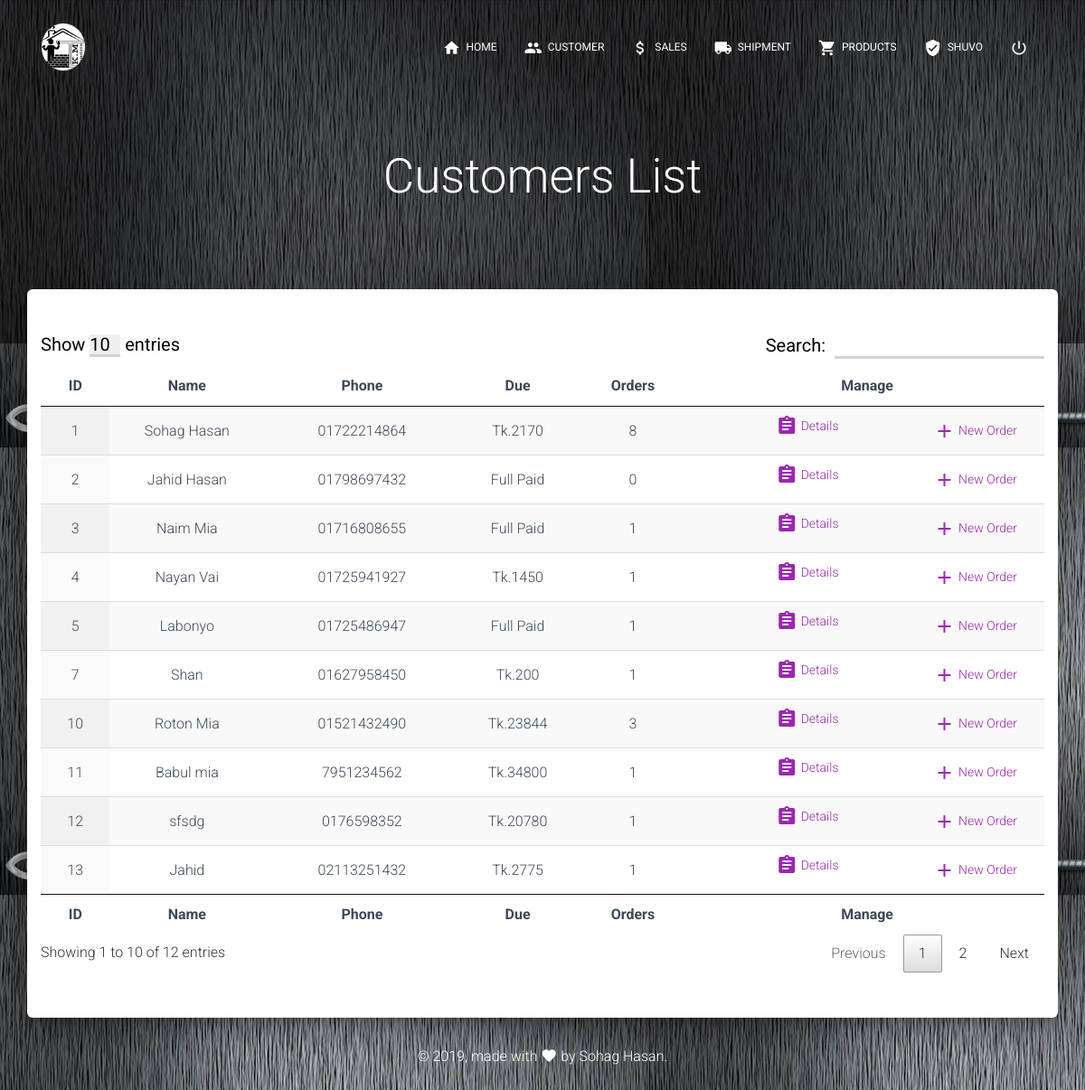
Page /customer.php (signed in) on the committed database.
### tables this page shows
CREATE TABLE `customer_details` (
  `customer_id` int(11) NOT NULL,
  `customer_name` varchar(200) NOT NULL,
  `customer_phone` varchar(16) NOT NULL,
  `customer_address` varchar(500) NOT NULL,
  `customer_datetime` varchar(100) NOT NULL,
  `total_due` int(11) NOT NULL
);

CREATE TABLE `invoice` (
  `invoice_id` int(11) NOT NULL,
  `customer_id` int(11) NOT NULL,
  `invoice_datetime` varchar(200) NOT NULL,
  `invoice_total` int(11) NOT NULL,
  `invoice_discount` int(11) NOT NULL,
  `invoice_paid` int(11) NOT NULL,
  `order_placed` int(11) NOT NULL
);

### class/PageContent.php (called while the page is built, shortened)
<?php
	class PageContent{
		public function get_header(){
			require_once('includes/header.php');
		}
		public function get_content($content){
			include_once($content.'.php');
		}
		public function get_footer(){
			require_once('includes/footer.php');
		}
	}
?>

### customer.php (called while the page is built, shortened)
<?php session_start();
  require_once('functions/function.php');
  $oPageContent->get_header();
  $oPageContent->get_content('customer/customer_list');
  $oPageContent->get_footer();
 ?>

### class/Database.php (called while the page is built, shortened)
<?php
	class Database{
		function fquery($sql){
			$servername = "localhost";
			$username = "makor4sha_root";
            $password = "adgjmptw440";
            $dbname = "makor4sha_kmtraders";
			$conn = new mysqli($servername, $username, $password, $dbname);
    		return $conn->query($sql);
		}
	}
?>

### customer/customer_list.php (the view)
<?php
$oDatabase= new Database();
$sql = "SELECT * FROM customer_details WHERE customer_phone";
$result = $oDatabase->fquery($sql);
if ($result->num_rows === 0) {
  header('Location: index.php');
}else {
 ?>
  <div class="page-header header-filter" data-parallax="true" >
    <div class="container">
      <div class="row">
        <div class="col-md-12 text-center">
          <div class="brand">
            <h1>Customers List</h1>
          </div>
        </div>
      </div>
    </div>
  </div>
  <div class="main main-raised">
    <div class="profile-content">
      <div class="container">
        <div class="row">
          <div class="col-md-12 text-center">
            <div class="space-50"></div>
            <table id="myTable" class="display">
              <thead>
                  <tr>
                      <th>ID</th>
                      <th>Name</th>
                      <th>Phone</th>
                      <th>Due</th>
                      <th>Orders</th>
                      <th>Manage</th>
                  </tr>
              </thead>
              <tfoot>
                  <tr>
                    <th>ID</th>
                    <th>Name</th>
                    <th>Phone</th>
                    <th>Due</th>
                    <th>Orders</th>
                    <th>Manage</th>
                  </tr>
              </tfoot>
              <tbody>
                <?php
                while($row = $result->fetch_assoc()) {
                  $due = 0;
                  $isql = "SELECT * FROM invoice WHERE customer_id ='$row[customer_id]'";
                  $iresult = $oDatabase->fquery($isql);
                  $torder = 0;
                  while($irow = $iresult->fetch_assoc()) {
                    $torder++;
                    $due = $due + $irow['invoice_total'] - $irow['invoice_paid'];
                  }
                 ?>
                  <tr>
                      <td><?php echo $row["customer_id"]; ?></td>
                      <td><?php echo $row["customer_name"]; ?></td>
                      <td><?php echo $row["customer_phone"]; ?></td>
                      <td><?php if ($due <=0) {
                        echo "Full Paid";
                      }else{ echo 'Tk.'.$due; } ?></td>
                      <td><?php echo $torder; ?></td>
                      <td>
                        <a href="customer_details.php?phone=<?php echo $row["customer_phone"]; ?>" class="btn-sm" >
                          <i class="material-icons">assignment</i> Details
                        </a>
                        <a href="new_order.php?phone=<?php echo $row["customer_phone"]; ?>" class="float-right btn-sm" >
                          <i class="material-icons">add</i> New Order
                        </a>
                      </td>
                  </tr>
                  <?php }
                    }
               ?>
              </tbody>
          </table>
          </div>
        </div>
        <div class="space-50"></div>
      </div>
    </div>
  </div>

### includes/header.php (shortened to what this page needs)
<!DOCTYPE html>
<html lang="en">
<head>
  <link rel="stylesheet" href="https://maxcdn.bootstrapcdn.com/font-awesome/latest/css/font-awesome.min.css">
  <link href="./assets/css/material-kit.css?v=2.0.4" rel="stylesheet" />
  <link href="./assets/demo/demo.css" rel="stylesheet" />
  <link href="./assets/css/jquery.dataTables.min.css" rel="stylesheet" />
  <link href="./assets/css/custom.css" rel="stylesheet" />
</head>
<body class="profile-page sidebar-collapse" style="background-image: url('./assets/img/bg2.jpg');">
  <nav class="navbar navbar-transparent navbar-color-on-scroll fixed-top navbar-expand-lg" color-on-scroll="100" id="sectionsNav">
    <div class="container">
      <div class="navbar-translate">
        <div class="logo-container">
	         <div class="logo">
	            <a href="index.php"> <img src="assets/img/logoonwhite.png"></a>
	          </div>
				</div>
      </div>
      <div class="collapse navbar-collapse">
        <ul class="navbar-nav ml-auto">
          <li class="nav-item">
            <a href="index.php" class="nav-link" rel="tooltip" title="" data-placement="bottom"   data-original-title="Go to Home page">
              <i class="material-icons">home</i> Home
            </a>
          </li>
          <li class="nav-item">
            <a href="customer.php" class="nav-link" rel="tooltip" title="" data-placement="bottom"   data-original-title="View Customers">
              <i class="material-icons">group</i> Customer
            </a>
          </li>
          <li class="nav-item">
            <a href="sales.php" class="nav-link" rel="tooltip" title="" data-placement="bottom"   data-original-title="Sales Report">
              <i class="material-icons">attach_money</i> Sales
            </a>
          </li>
          <li class="nav-item">
            <a href="shipment.php" class="nav-link" rel="tooltip" title="" data-placement="bottom"   data-original-title="Shipment Report">
              <i class="material-icons">local_shipping</i> Shipment
            </a>
          </li>
          <li class="nav-item">
            <a href="products.php" class="nav-link" rel="tooltip" title="" data-placement="bottom"   data-original-title="View Products">
              <i class="material-icons">shopping_cart</i> Products
            </a>
          </li>
          <li class="nav-item">
            <a href="user.php" class="nav-link" rel="tooltip" title="" data-placement="bottom"   data-original-title="User Details">
              <i class="material-icons">verified_user</i> <?php echo $_SESSION['username']; ?>
            </a>
          </li>
          <li class="nav-item">
            <a href="logout.php" class="nav-link" rel="tooltip" title="" data-placement="bottom"   data-original-title="Log Out">
              <i class="material-icons">power_settings_new</i>
            </a>
          </li>
        </ul>
      </div>
    </div>
  </nav>

### includes/footer.php (shortened to what this page needs)
<footer class="footer footer-default">
  <div class="container" style="color:white;">
    <div class="copyright">
      &copy;
      , made with <i class="material-icons">favorite</i> by
      <a href="https://www.facebook.com/shuvo575" style="color:white;" target="_blank">Sohag Hasan.</a>
    </div>
  </div>
</footer>
</body>
</html>

### assets/demo/demo.css (style rules this page uses)
.space-50 { height: 50px; display: block; }
.logo-container .logo { overflow: hidden; border-radius: 50%; border: 1px solid #333333; width: 50px; float: left; }
.logo-container .logo img { width: 100%; }
.presentation .front, .presentation .front:after, .presentation .front .btn, .logo-container .logo, .logo-container .brand { -webkit-transition: all .2s; -moz-transition: all .2s; -o-transition: all .2s; transition: all .2s; }

### rows in the picture
customer_details: customer_id "1", customer_name "Sohag Hasan", customer_phone "01722214864", due "2170", torder "8"
customer_details: customer_id "2", customer_name "Jahid Hasan", customer_phone "01798697432", shows "Full Paid", torder "0"
customer_details: customer_id "3", customer_name "Naim Mia", customer_phone "01716808655", shows "Full Paid", torder "1"
customer_details: customer_id "4", customer_name "Nayan Vai", customer_phone "01725941927", invoice.invoice_total+invoice_paid "1450", torder "1"
customer_details: customer_id "5", customer_name "Labonyo", customer_phone "01725486947", shows "Full Paid", torder "1"
customer_details: customer_id "7", customer_name "Shan", customer_phone "01627958450", invoice.invoice_total+invoice_paid "200", torder "1"
customer_details: customer_id "10", customer_name "Roton Mia", customer_phone "01521432490", due "23844", torder "3"
customer_details: customer_id "11", customer_name "Babul mia", customer_phone "7951234562", invoice.invoice_total+invoice_paid "34800", torder "1"
customer_details: customer_id "12", customer_name "sfsdg", customer_phone "0176598352", invoice.invoice_total "20780", torder "1"
customer_details: customer_id "13", customer_name "Jahid", customer_phone "02113251432", invoice.invoice_total "2775", torder "1"

### other values in the picture
$_SESSION['username'] "SHUVO"
